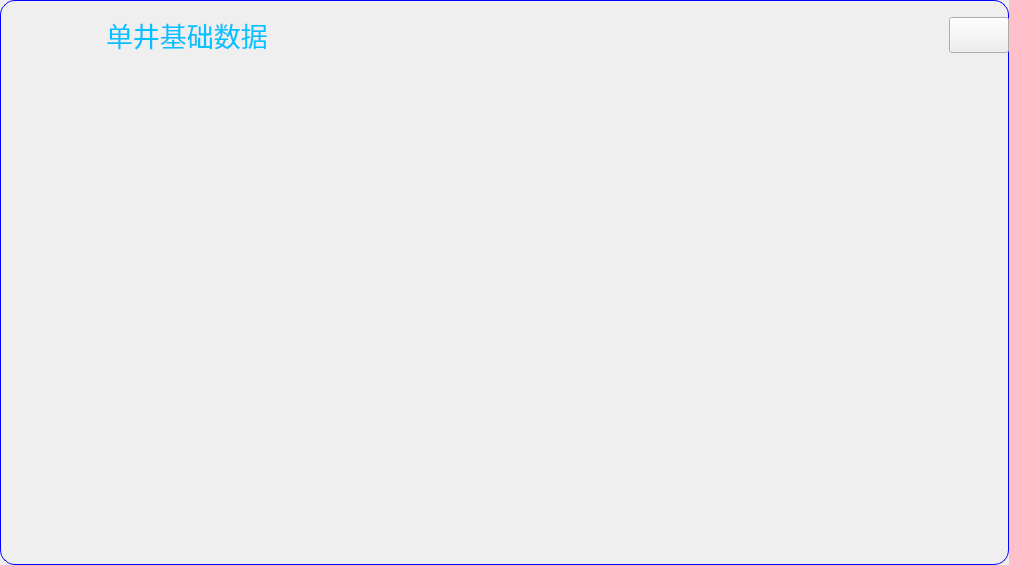
<?xml version="1.0" encoding="UTF-8"?>
<ui version="4.0">
 <class>InformationWgt</class>
 <widget class="QWidget" name="InformationWgt">
  <property name="geometry">
   <rect>
    <x>0</x>
    <y>0</y>
    <width>1009</width>
    <height>565</height>
   </rect>
  </property>
  <property name="windowTitle">
   <string>Form</string>
  </property>
  <property name="styleSheet">
   <string notr="true">QWidget#InformationWgt
{/*
	background-image: url(:/res/images/table.png);
	
background-color: qconicalgradient(cx:1, cy:1, angle:0, stop:0 rgba(18, 132, 184, 255), stop:0.801136 rgba(255, 255, 255, 255));
*/
	color:#FFFFFF;
	border:1px solid blue;
	border-radius:15px;
	
}
QTableWidget
{
	font: 12pt &quot;微软雅黑&quot;;
	color:#FFFFFF;
	background:transparent;
	gridline-color: rgba(255,255,255,30);
	border: 1px solid rgba(255,255,255,40);
	border-radius:8px;
}
QTableWidget::item
{
	padding: 8px 12px;
	border: none;
}
QTableWidget::item:alternate
{
	background: rgba(255,255,255,15);
}
QTableWidget::item:hover
{
	background: rgba(0,120,215,60);
}
QHeaderView::section
{
	background: rgba(0,120,215,80);
	color: #FFFFFF;
	font: 11pt &quot;微软雅黑&quot;;
	padding: 6px;
	border: none;
	border-right: 1px solid rgba(255,255,255,20);
	border-bottom: 1px solid rgba(255,255,255,20);
}
QLabel
{
	color:rgb(1, 194, 255);
	font: 20pt &quot;黑体&quot;;
}
</string>
  </property>
  <layout class="QVBoxLayout" name="verticalLayout">
   <property name="topMargin">
    <number>5</number>
   </property>
   <property name="rightMargin">
    <number>0</number>
   </property>
   <item>
    <layout class="QHBoxLayout" name="horizontalLayout">
     <property name="leftMargin">
      <number>95</number>
     </property>
     <property name="topMargin">
      <number>10</number>
     </property>
     <item>
      <widget class="QLabel" name="label">
       <property name="font">
        <font>
         <family>黑体</family>
         <pointsize>20</pointsize>
         <weight>50</weight>
         <italic>false</italic>
         <bold>false</bold>
        </font>
       </property>
       <property name="text">
        <string>单井基础数据</string>
       </property>
      </widget>
     </item>
     <item>
      <spacer name="horizontalSpacer">
       <property name="orientation">
        <enum>Qt::Horizontal</enum>
       </property>
       <property name="sizeHint" stdset="0">
        <size>
         <width>40</width>
         <height>20</height>
        </size>
       </property>
      </spacer>
     </item>
     <item>
      <widget class="QPushButton" name="pushButton_2">
       <property name="minimumSize">
        <size>
         <width>60</width>
         <height>36</height>
        </size>
       </property>
       <property name="styleSheet">
        <string notr="true">border-image: url(:/res/images/btn_table.png);</string>
       </property>
       <property name="text">
        <string/>
       </property>
      </widget>
     </item>
    </layout>
   </item>
   <item>
    <spacer name="verticalSpacer_2">
     <property name="orientation">
      <enum>Qt::Vertical</enum>
     </property>
     <property name="sizeHint" stdset="0">
      <size>
       <width>20</width>
       <height>40</height>
      </size>
     </property>
    </spacer>
   </item>
   <item>
    <layout class="QHBoxLayout" name="horizontalLayout_2">
     <item>
      <spacer name="horizontalSpacer_2">
       <property name="orientation">
        <enum>Qt::Horizontal</enum>
       </property>
       <property name="sizeHint" stdset="0">
        <size>
         <width>40</width>
         <height>20</height>
        </size>
       </property>
      </spacer>
     </item>
     <item>
      <widget class="QTableWidget" name="tableWidget">
       <property name="enabled">
        <bool>false</bool>
       </property>
       <property name="sizePolicy">
        <sizepolicy hsizetype="Expanding" vsizetype="Expanding">
         <horstretch>0</horstretch>
         <verstretch>0</verstretch>
        </sizepolicy>
       </property>
       <property name="minimumSize">
        <size>
         <width>600</width>
         <height>300</height>
        </size>
       </property>
       <property name="maximumSize">
        <size>
         <width>800</width>
         <height>400</height>
        </size>
       </property>
       <property name="styleSheet">
        <string notr="true"/>
       </property>
       <attribute name="horizontalHeaderVisible">
        <bool>false</bool>
       </attribute>
       <attribute name="verticalHeaderVisible">
        <bool>false</bool>
       </attribute>
       <row>
        <property name="text">
         <string>井名</string>
        </property>
       </row>
       <row>
        <property name="text">
         <string>井深</string>
        </property>
       </row>
       <row>
        <property name="text">
         <string>射孔深度</string>
        </property>
       </row>
       <row>
        <property name="text">
         <string>一级套管</string>
        </property>
       </row>
       <row>
        <property name="text">
         <string>二级套管</string>
        </property>
       </row>
       <row>
        <property name="text">
         <string>三级套管</string>
        </property>
       </row>
       <column>
        <property name="text">
         <string>新建列</string>
        </property>
       </column>
       <column>
        <property name="text">
         <string>新建列</string>
        </property>
       </column>
       <column>
        <property name="text">
         <string>新建列</string>
        </property>
       </column>
       <column>
        <property name="text">
         <string>新建列</string>
        </property>
       </column>
      </widget>
     </item>
     <item>
      <spacer name="horizontalSpacer_3">
       <property name="orientation">
        <enum>Qt::Horizontal</enum>
       </property>
       <property name="sizeHint" stdset="0">
        <size>
         <width>40</width>
         <height>20</height>
        </size>
       </property>
      </spacer>
     </item>
    </layout>
   </item>
   <item>
    <spacer name="verticalSpacer">
     <property name="orientation">
      <enum>Qt::Vertical</enum>
     </property>
     <property name="sizeHint" stdset="0">
      <size>
       <width>20</width>
       <height>40</height>
      </size>
     </property>
    </spacer>
   </item>
  </layout>
  <zorder>verticalSpacer</zorder>
  <zorder>verticalSpacer_2</zorder>
 </widget>
 <resources/>
 <connections/>
</ui>
